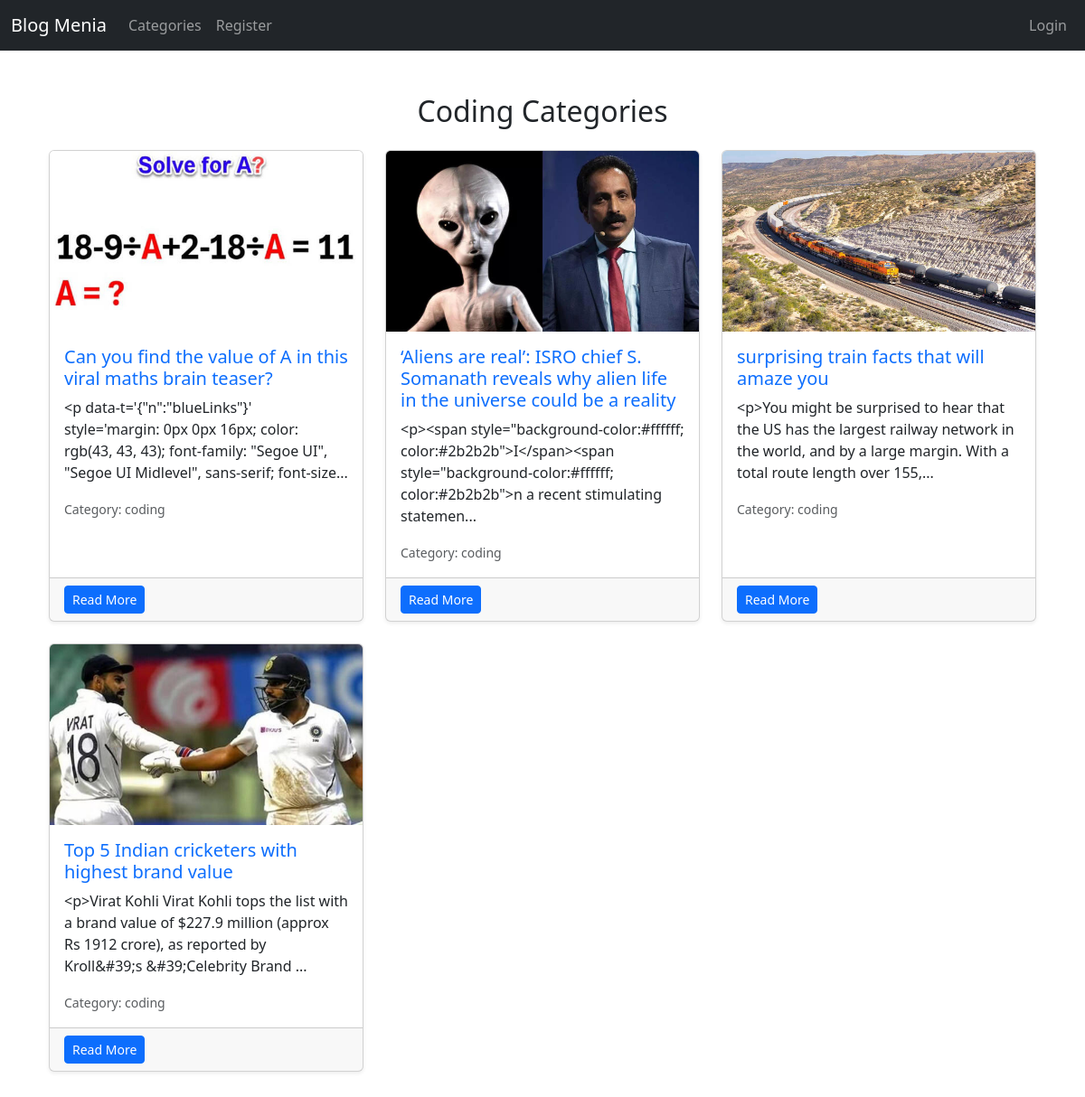
/category/coding/, run on the app's committed database.
### home/models.py (models this page shows, shortened)
class BlogModel(models.Model):
    title = models.CharField(max_length=1000)
    title_tag = models.CharField(max_length=1000)
    author = models.ForeignKey(User,on_delete=models.CASCADE,default='1')
    content = RichTextField(blank=True,null=True)
    slug = models.SlugField(max_length=1000, null=True, blank=True)
    image = models.ImageField(upload_to='blog',null=True, blank=True)
    created_at = models.DateTimeField(auto_now_add=True)
    updated_at = models.DateTimeField(auto_now=True)
    category = models.CharField(max_length=255,default='coding')
    snippet = models.CharField(max_length=255)
    likes = models.ManyToManyField(User, related_name='blog_posts')

### home/views.py (the view)
# urls.py: path('category/<str:cats>/',CategoryView,name='category'),
def CategoryView(request,cats):
    category_name = cats.replace('-', ' ')
    category_posts = BlogModel.objects.filter(category__iexact=category_name)
    return render(request,'categories.html',{'cats':cats.title().replace('-',' '),'category_posts':category_posts})

### home/templates/categories.html (shortened to what this page needs)
{% extends "base.html" %}
{% block content %}
<div class="container my-4">
    {% if category_posts %}
        <h2 class="text-center mb-4">{{ cats }} Categories</h2>
        <div class="row">
            {% for post in category_posts %}
            <div class="col-md-4 mb-4">
                <div class="card h-100 shadow-sm">
                    {% if post.image %}
                    <img src="{{ post.image.url }}" height="200px" class="card-img-top" alt="{{ post.title }}">
                    {% endif %}
                    <div class="card-body">
                        <h5 class="card-title">
                            <a href="{% url 'article-detail' post.pk %}" class="text-decoration-none">
                                {{ post.title }}
                            </a>
                        </h5>
                        <p class="card-text mt-2">{{ post.content|slice:":150" }}...</p>
                        <small class="text-muted">Category: {{ post.category }}</small>
                    </div>
                    <div class="card-footer d-flex justify-content-between">
                        <a href="{% url 'article-detail' post.pk %}" class="btn btn-primary btn-sm">Read More</a>
                    </div>
                </div>
            </div>
            {% endfor %}
        </div>
    {% else %}
        <div class="alert alert-warning text-center" role="alert">
            Sorry! This page doesn't exist...
        </div>
    {% endif %}
</div>
{% endblock %}

### home/templates/base.html (shortened to what this page needs)
{% load static %}
<!DOCTYPE html>
<html lang="en">
  <head>
    <link
      href="https://cdn.jsdelivr.net/npm/bootstrap@5.3.3/dist/css/bootstrap.min.css"
      rel="stylesheet"
    />
  </head>
  <body>
    <nav class="navbar navbar-expand-lg navbar-dark bg-dark">
      <div class="container-fluid ">
        <a class="navbar-brand" href="{% url "home" %}">Blog Menia</a>
        <div class="collapse navbar-collapse" id="navbarSupportedContent">
          <ul class="navbar-nav me-auto mb-2 mb-lg-0">
            {% if cat_menu %}
            <li class="nav-item dropdown">
              <a class="nav-link dropdown-toggle" href="#" role="button" data-bs-toggle="dropdown" aria-expanded="false">
                Categories
              </a>
              <div class="dropdown-menu">
                {% for item in cat_menu %}
                <a class="dropdown-item" href="{% url "category" item|slugify %}">{{item}}</a>
                {% endfor %}
              </div>
            </li>
            {% else %}
            <li class="nav-item">
              <a class="nav-link" href="{% url "category-list" %}">Categories</a>
            </li>
            {% endif %}
            {% if user.is_authenticated %}
            <li class="nav-item">
              <a class="nav-link" href="{% url "add_post" %}">Add Post</a>
            </li>
            <li class="nav-item">
              <a class="nav-link" href="{% url "add_category" %}">Add Category</a>
            </li>
            <li class="nav-item dropdown">
              <a class="nav-link dropdown-toggle" href="#" role="button" data-bs-toggle="dropdown" aria-expanded="false">
                Profile
              </a>
              <ul class="dropdown-menu">
                <li><a class="dropdown-item" href="{% url "edit_profile" %}">Edit Settings</a></li>
                {% if user.profile.id %}
                  <li><a class="dropdown-item" href="{% url "edit_profile_page" user.profile.id %}">Edit Profile Page</a></li>
                  <li><a class="dropdown-item" href="{% url 'show_profile_page' user.profile.id %}">Show Profile Page</a></li>
                {% else %}
                  <li><a class="dropdown-item" href="{% url "create_profile_page" %}">Create Profile Page</a></li>
                {% endif %}
              </ul>
            </li>
            <li class="nav-item" style="position: relative;">
            <form method="post" action="{% url 'logout' %}" class="nav-item">
              {% csrf_token %}
              <button type="submit" class="nav-link">Log Out</button>
</form>
              </li>
            {% else %}
            <li class="nav-item">
              <a class="nav-link" href="{% url "register" %}">Register</a>
            </li>
            {% endif %}
          </ul>
          <ul class="navbar-nav ml-auto">
            {% if user.is_authenticated %}
            <li class="nav-item">
              {% if user.is_authenticated and user.profile %}
    <a class="nav-link" href="{% url 'show_profile_page' user.profile.id %}">{{ user.first_name }} {{ user.last_name }}</a>
{% else %}
    <a class="nav-link" href="{% url 'create_profile_page' %}">Create Profile</a>
{% endif %}
            </li>
            {% else %}
            <li class="nav-item">
              <a class="nav-link" href="{% url "login" %}">Login</a>
            </li>
            {% endif %}
          </ul>
        </div>
      </div>
    </nav>
    <br />
    <div class="container">{% block content %} {% endblock %}</div>
  </body>
</html>

### data on the page
BlogModel: image (picture), title "Can you find the value of A in this viral maths brain teaser?", content "<p data-t='{\"n\":\"blueLinks\"}' style='margin: 0px 0px 16px; color: rgb(43, 43, 43); font-family: \"Segoe UI\", \"Segoe UI Midlevel\", sans-serif; font-size", category "coding"
BlogModel: image (picture), title "‘Aliens are real’: ISRO chief S. Somanath reveals why alien life in the universe could be a reality", content "<p><span style=\"background-color:#ffffff; color:#2b2b2b\">I</span><span style=\"background-color:#ffffff; color:#2b2b2b\">n a recent stimulating statemen", category "coding"
BlogModel: image (picture), title "surprising train facts that will amaze you", content "<p>You might be surprised to hear that the US has the largest railway network in the world, and by a large margin. With a total route length over 155,", category "coding"
BlogModel: image (picture), title "Top 5 Indian cricketers with highest brand value", content "<p>Virat Kohli Virat Kohli tops the list with a brand value of $227.9 million (approx Rs 1912 crore), as reported by Kroll&#39;s &#39;Celebrity Brand", category "coding"

### other printed values
{{ cats }} "Coding"
